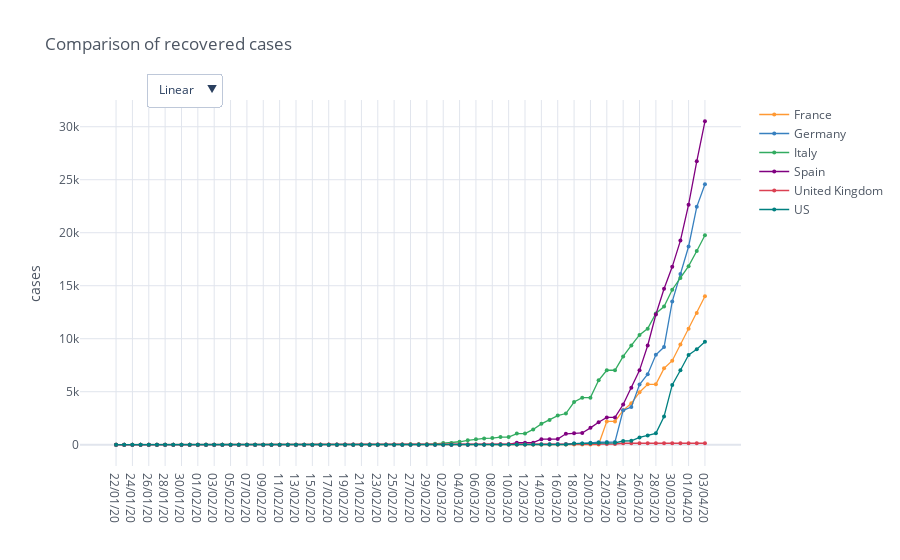

This figure's notebook cell:
### Code cell
recovered_cases_countries = io.world_load_cases(io.get_filename_recovered_cases(), countries)

recovered_fig = mp.iplot_comparative_plot(recovered_cases_countries, title='Comparison of recovered cases')
recovered_fig.show()

### Figure 1 — Plotly figure (JSON) as saved in the notebook; plotly's stock layout.template omitted (floating-point values rounded to 4 significant figures)
{"data": [{"line": {"color": "rgba(255, 153, 51, 1.0)", "dash": "solid", "shape": "linear", "width": 1.3}, "marker": {"size": 4, "symbol": "circle"}, "mode": "lines+markers", "name": "France", "text": "", "type": "scatter", "x": ["22/01/20", "23/01/20", "24/01/20", "25/01/20", "26/01/20", "27/01/20", "28/01/20", "29/01/20", "30/01/20", "31/01/20", "01/02/20", "02/02/20", "03/02/20", "04/02/20", "05/02/20", "06/02/20", "07/02/20", "08/02/20", "09/02/20", "10/02/20", "11/02/20", "12/02/20", "13/02/20", "14/02/20", "15/02/20", "16/02/20", "17/02/20", "18/02/20", "19/02/20", "20/02/20", "21/02/20", "22/02/20", "23/02/20", "24/02/20", "25/02/20", "26/02/20", "27/02/20", "28/02/20", "29/02/20", "01/03/20", "02/03/20", "03/03/20", "04/03/20", "05/03/20", "06/03/20", "07/03/20", "08/03/20", "09/03/20", "10/03/20", "11/03/20", "12/03/20", "13/03/20", "14/03/20", "15/03/20", "16/03/20", "17/03/20", "18/03/20", "19/03/20", "20/03/20", "21/03/20", "22/03/20", "23/03/20", "24/03/20", "25/03/20", "26/03/20", "27/03/20", "28/03/20", "29/03/20", "30/03/20", "31/03/20", "01/04/20", "02/04/20", "03/04/20"], "y": [0, 0, 0, 0, 0, 0, 0, 0, 0, 0, 0, 0, 0, 0, 0, 0, 0, 0, 0, 0, 0, 2, 2, 2, 4, 4, 4, 4, 4, 4, 4, 4, 4, 4, 11, 11, 11, 11, 12, 12, 12, 12, 12, 12, 12, 12, 12, 12, 12, 12, 12, 12, 12, 12, 12, 12, 12, 12, 12, 12, 2200, 2200, 3243, 3900, 4948, 5700, 5700, 7202, 7927, 9444, 10934, 12428, 14008]}, {"line": {"color": "rgba(55, 128, 191, 1.0)", "dash": "solid", "shape": "linear", "width": 1.3}, "marker": {"size": 4, "symbol": "circle"}, "mode": "lines+markers", "name": "Germany", "text": "", "type": "scatter", "x": ["22/01/20", "23/01/20", "24/01/20", "25/01/20", "26/01/20", "27/01/20", "28/01/20", "29/01/20", "30/01/20", "31/01/20", "01/02/20", "02/02/20", "03/02/20", "04/02/20", "05/02/20", "06/02/20", "07/02/20", "08/02/20", "09/02/20", "10/02/20", "11/02/20", "12/02/20", "13/02/20", "14/02/20", "15/02/20", "16/02/20", "17/02/20", "18/02/20", "19/02/20", "20/02/20", "21/02/20", "22/02/20", "23/02/20", "24/02/20", "25/02/20", "26/02/20", "27/02/20", "28/02/20", "29/02/20", "01/03/20", "02/03/20", "03/03/20", "04/03/20", "05/03/20", "06/03/20", "07/03/20", "08/03/20", "09/03/20", "10/03/20", "11/03/20", "12/03/20", "13/03/20", "14/03/20", "15/03/20", "16/03/20", "17/03/20", "18/03/20", "19/03/20", "20/03/20", "21/03/20", "22/03/20", "23/03/20", "24/03/20", "25/03/20", "26/03/20", "27/03/20", "28/03/20", "29/03/20", "30/03/20", "31/03/20", "01/04/20", "02/04/20", "03/04/20"], "y": [0, 0, 0, 0, 0, 0, 0, 0, 0, 0, 0, 0, 0, 0, 0, 0, 0, 0, 0, 0, 0, 0, 1, 1, 1, 1, 1, 12, 12, 12, 14, 14, 14, 14, 14, 15, 16, 16, 16, 16, 16, 16, 16, 16, 17, 18, 18, 18, 18, 25, 25, 46, 46, 46, 67, 67, 105, 113, 180, 233, 266, 266, 3243, 3547, 5673, 6658, 8481, 9211, 13500, 16100, 18700, 22440, 24575]}, {"line": {"color": "rgba(50, 171, 96, 1.0)", "dash": "solid", "shape": "linear", "width": 1.3}, "marker": {"size": 4, "symbol": "circle"}, "mode": "lines+markers", "name": "Italy", "text": "", "type": "scatter", "x": ["22/01/20", "23/01/20", "24/01/20", "25/01/20", "26/01/20", "27/01/20", "28/01/20", "29/01/20", "30/01/20", "31/01/20", "01/02/20", "02/02/20", "03/02/20", "04/02/20", "05/02/20", "06/02/20", "07/02/20", "08/02/20", "09/02/20", "10/02/20", "11/02/20", "12/02/20", "13/02/20", "14/02/20", "15/02/20", "16/02/20", "17/02/20", "18/02/20", "19/02/20", "20/02/20", "21/02/20", "22/02/20", "23/02/20", "24/02/20", "25/02/20", "26/02/20", "27/02/20", "28/02/20", "29/02/20", "01/03/20", "02/03/20", "03/03/20", "04/03/20", "05/03/20", "06/03/20", "07/03/20", "08/03/20", "09/03/20", "10/03/20", "11/03/20", "12/03/20", "13/03/20", "14/03/20", "15/03/20", "16/03/20", "17/03/20", "18/03/20", "19/03/20", "20/03/20", "21/03/20", "22/03/20", "23/03/20", "24/03/20", "25/03/20", "26/03/20", "27/03/20", "28/03/20", "29/03/20", "30/03/20", "31/03/20", "01/04/20", "02/04/20", "03/04/20"], "y": [0, 0, 0, 0, 0, 0, 0, 0, 0, 0, 0, 0, 0, 0, 0, 0, 0, 0, 0, 0, 0, 0, 0, 0, 0, 0, 0, 0, 0, 0, 0, 1, 2, 1, 1, 3, 45, 46, 46, 83, 149, 160, 276, 414, 523, 589, 622, 724, 724, 1045, 1045, 1439, 1966, 2335, 2749, 2941, 4025, 4440, 4440, 6072, 7024, 7024, 8326, 9362, 10361, 10950, 12384, 13030, 14620, 15729, 16847, 18278, 19758]}, {"line": {"color": "rgba(128, 0, 128, 1.0)", "dash": "solid", "shape": "linear", "width": 1.3}, "marker": {"size": 4, "symbol": "circle"}, "mode": "lines+markers", "name": "Spain", "text": "", "type": "scatter", "x": ["22/01/20", "23/01/20", "24/01/20", "25/01/20", "26/01/20", "27/01/20", "28/01/20", "29/01/20", "30/01/20", "31/01/20", "01/02/20", "02/02/20", "03/02/20", "04/02/20", "05/02/20", "06/02/20", "07/02/20", "08/02/20", "09/02/20", "10/02/20", "11/02/20", "12/02/20", "13/02/20", "14/02/20", "15/02/20", "16/02/20", "17/02/20", "18/02/20", "19/02/20", "20/02/20", "21/02/20", "22/02/20", "23/02/20", "24/02/20", "25/02/20", "26/02/20", "27/02/20", "28/02/20", "29/02/20", "01/03/20", "02/03/20", "03/03/20", "04/03/20", "05/03/20", "06/03/20", "07/03/20", "08/03/20", "09/03/20", "10/03/20", "11/03/20", "12/03/20", "13/03/20", "14/03/20", "15/03/20", "16/03/20", "17/03/20", "18/03/20", "19/03/20", "20/03/20", "21/03/20", "22/03/20", "23/03/20", "24/03/20", "25/03/20", "26/03/20", "27/03/20", "28/03/20", "29/03/20", "30/03/20", "31/03/20", "01/04/20", "02/04/20", "03/04/20"], "y": [0, 0, 0, 0, 0, 0, 0, 0, 0, 0, 0, 0, 0, 0, 0, 0, 0, 0, 0, 0, 0, 0, 0, 0, 2, 2, 2, 2, 2, 2, 2, 2, 2, 2, 2, 2, 2, 2, 2, 2, 2, 2, 2, 2, 2, 30, 30, 32, 32, 183, 183, 193, 517, 517, 530, 1028, 1081, 1107, 1588, 2125, 2575, 2575, 3794, 5367, 7015, 9357, 12285, 14709, 16780, 19259, 22647, 26743, 30513]}, {"line": {"color": "rgba(219, 64, 82, 1.0)", "dash": "solid", "shape": "linear", "width": 1.3}, "marker": {"size": 4, "symbol": "circle"}, "mode": "lines+markers", "name": "United Kingdom", "text": "", "type": "scatter", "x": ["22/01/20", "23/01/20", "24/01/20", "25/01/20", "26/01/20", "27/01/20", "28/01/20", "29/01/20", "30/01/20", "31/01/20", "01/02/20", "02/02/20", "03/02/20", "04/02/20", "05/02/20", "06/02/20", "07/02/20", "08/02/20", "09/02/20", "10/02/20", "11/02/20", "12/02/20", "13/02/20", "14/02/20", "15/02/20", "16/02/20", "17/02/20", "18/02/20", "19/02/20", "20/02/20", "21/02/20", "22/02/20", "23/02/20", "24/02/20", "25/02/20", "26/02/20", "27/02/20", "28/02/20", "29/02/20", "01/03/20", "02/03/20", "03/03/20", "04/03/20", "05/03/20", "06/03/20", "07/03/20", "08/03/20", "09/03/20", "10/03/20", "11/03/20", "12/03/20", "13/03/20", "14/03/20", "15/03/20", "16/03/20", "17/03/20", "18/03/20", "19/03/20", "20/03/20", "21/03/20", "22/03/20", "23/03/20", "24/03/20", "25/03/20", "26/03/20", "27/03/20", "28/03/20", "29/03/20", "30/03/20", "31/03/20", "01/04/20", "02/04/20", "03/04/20"], "y": [0, 0, 0, 0, 0, 0, 0, 0, 0, 0, 0, 0, 0, 0, 0, 0, 0, 0, 0, 0, 0, 1, 1, 1, 1, 8, 8, 8, 8, 8, 8, 8, 8, 8, 8, 8, 8, 8, 8, 8, 8, 8, 8, 8, 8, 18, 18, 18, 18, 18, 18, 18, 18, 18, 20, 52, 65, 65, 65, 65, 65, 65, 135, 135, 135, 135, 135, 135, 135, 135, 135, 135, 135]}, {"line": {"color": "rgba(0, 128, 128, 1.0)", "dash": "solid", "shape": "linear", "width": 1.3}, "marker": {"size": 4, "symbol": "circle"}, "mode": "lines+markers", "name": "US", "text": "", "type": "scatter", "x": ["22/01/20", "23/01/20", "24/01/20", "25/01/20", "26/01/20", "27/01/20", "28/01/20", "29/01/20", "30/01/20", "31/01/20", "01/02/20", "02/02/20", "03/02/20", "04/02/20", "05/02/20", "06/02/20", "07/02/20", "08/02/20", "09/02/20", "10/02/20", "11/02/20", "12/02/20", "13/02/20", "14/02/20", "15/02/20", "16/02/20", "17/02/20", "18/02/20", "19/02/20", "20/02/20", "21/02/20", "22/02/20", "23/02/20", "24/02/20", "25/02/20", "26/02/20", "27/02/20", "28/02/20", "29/02/20", "01/03/20", "02/03/20", "03/03/20", "04/03/20", "05/03/20", "06/03/20", "07/03/20", "08/03/20", "09/03/20", "10/03/20", "11/03/20", "12/03/20", "13/03/20", "14/03/20", "15/03/20", "16/03/20", "17/03/20", "18/03/20", "19/03/20", "20/03/20", "21/03/20", "22/03/20", "23/03/20", "24/03/20", "25/03/20", "26/03/20", "27/03/20", "28/03/20", "29/03/20", "30/03/20", "31/03/20", "01/04/20", "02/04/20", "03/04/20"], "y": [0, 0, 0, 0, 0, 0, 0, 0, 0, 0, 0, 0, 0, 0, 0, 0, 0, 0, 3, 3, 3, 3, 3, 3, 3, 3, 3, 3, 3, 3, 5, 5, 5, 5, 6, 6, 6, 7, 7, 7, 7, 7, 7, 7, 7, 7, 7, 7, 8, 8, 12, 12, 12, 12, 17, 17, 105, 121, 147, 176, 178, 178, 348, 361, 681, 869, 1072, 2665, 5644, 7024, 8474, 9001, 9707]}], "layout": {"legend": {"bgcolor": "#FFFFFF", "font": {"color": "#4D5663"}}, "paper_bgcolor": "#FFFFFF", "plot_bgcolor": "#FFFFFF", "title": {"font": {"color": "#4D5663"}, "text": "Comparison of recovered cases"}, "updatemenus": [{"buttons": [{"args": [{"yaxis.type": "linear"}], "label": "Linear", "method": "relayout"}, {"args": [{"yaxis.type": "log"}], "label": "Log", "method": "relayout"}], "direction": "down", "pad": {"r": 10, "t": 10}, "showactive": true, "x": 0.1, "xanchor": "left", "y": 1.1, "yanchor": "top"}], "xaxis": {"gridcolor": "#E1E5ED", "showgrid": true, "tickfont": {"color": "#4D5663"}, "title": {"font": {"color": "#4D5663"}, "text": ""}, "zerolinecolor": "#E1E5ED"}, "yaxis": {"gridcolor": "#E1E5ED", "showgrid": true, "tickfont": {"color": "#4D5663"}, "title": {"font": {"color": "#4D5663"}, "text": "cases"}, "zerolinecolor": "#E1E5ED"}}}
